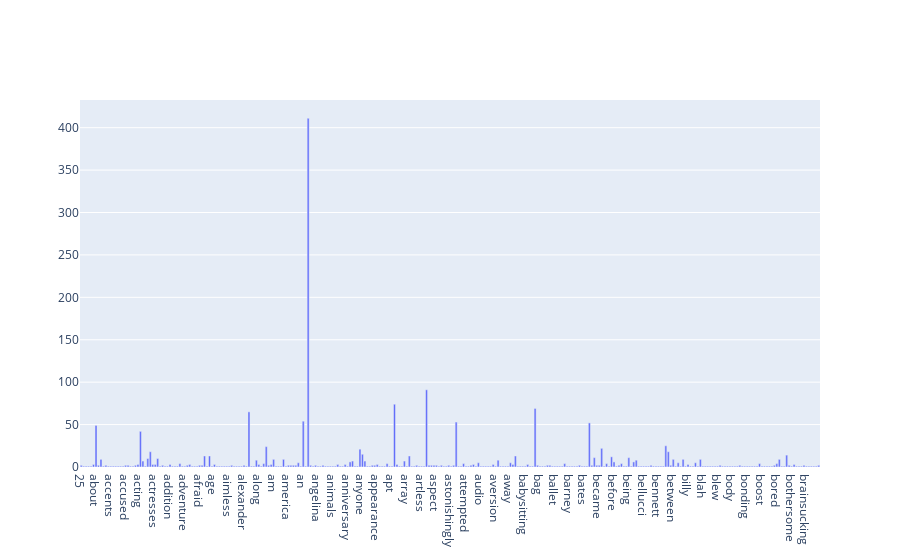

Notebook code for this chart:
### Code cell
import plotly.graph_objects as go
fig = go.Figure(
    data=[go.Bar(x=count_vect.get_feature_names_out()[0:300], 
            y=term_frequencies[:300])],
)
fig

### Figure 1 — Plotly figure (JSON) as saved in the notebook; plotly's stock layout.template omitted (floating-point values rounded to 4 significant figures; data arrays with more than 128 entries replaced by an {"elided": "..."} marker saying what was removed)
{"data": [{"type": "bar", "x": {"elided": "300 str values"}, "y": {"elided": "300 int values"}}], "layout": {}}
